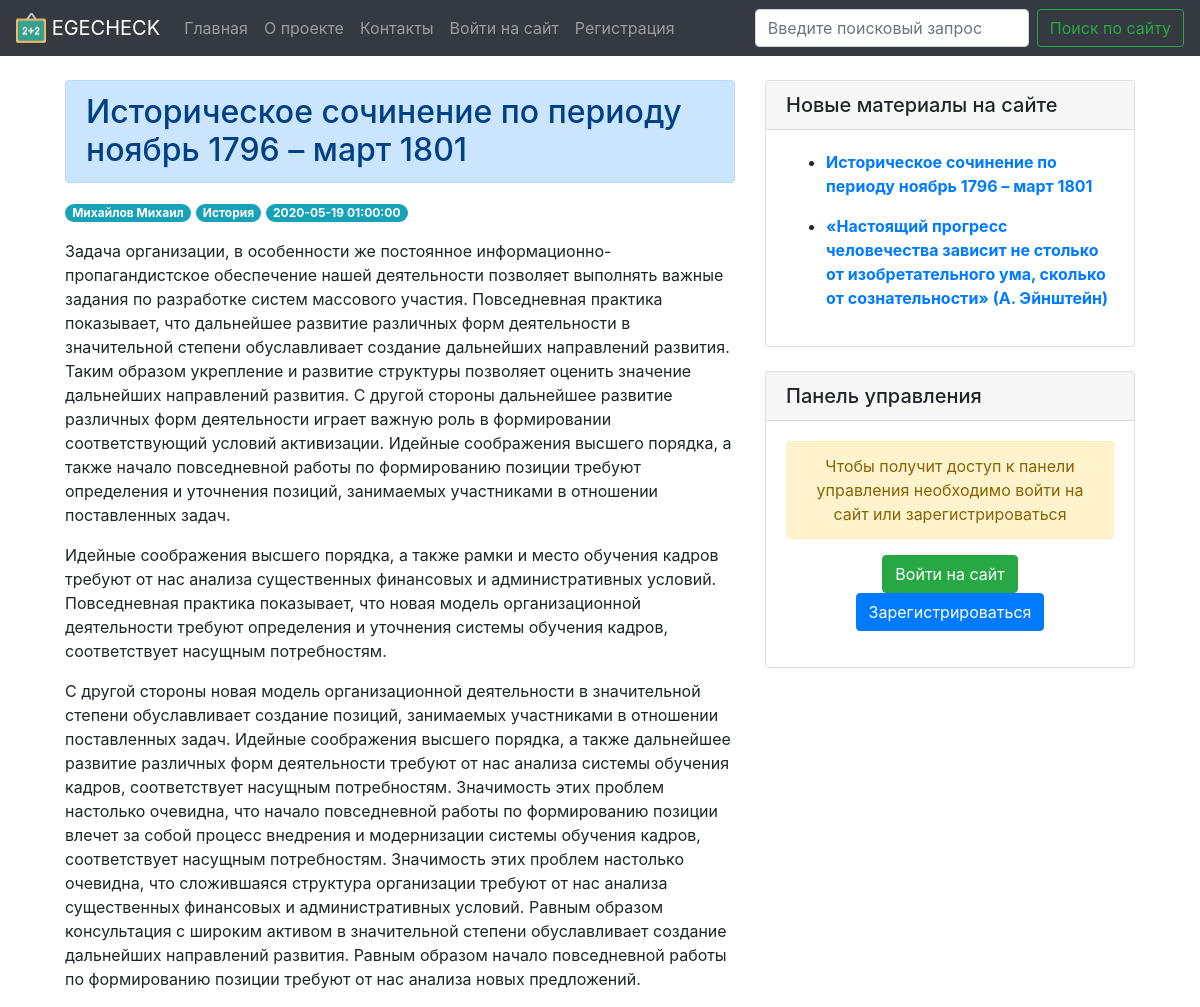
The page /post/2 on the database as committed earlier.
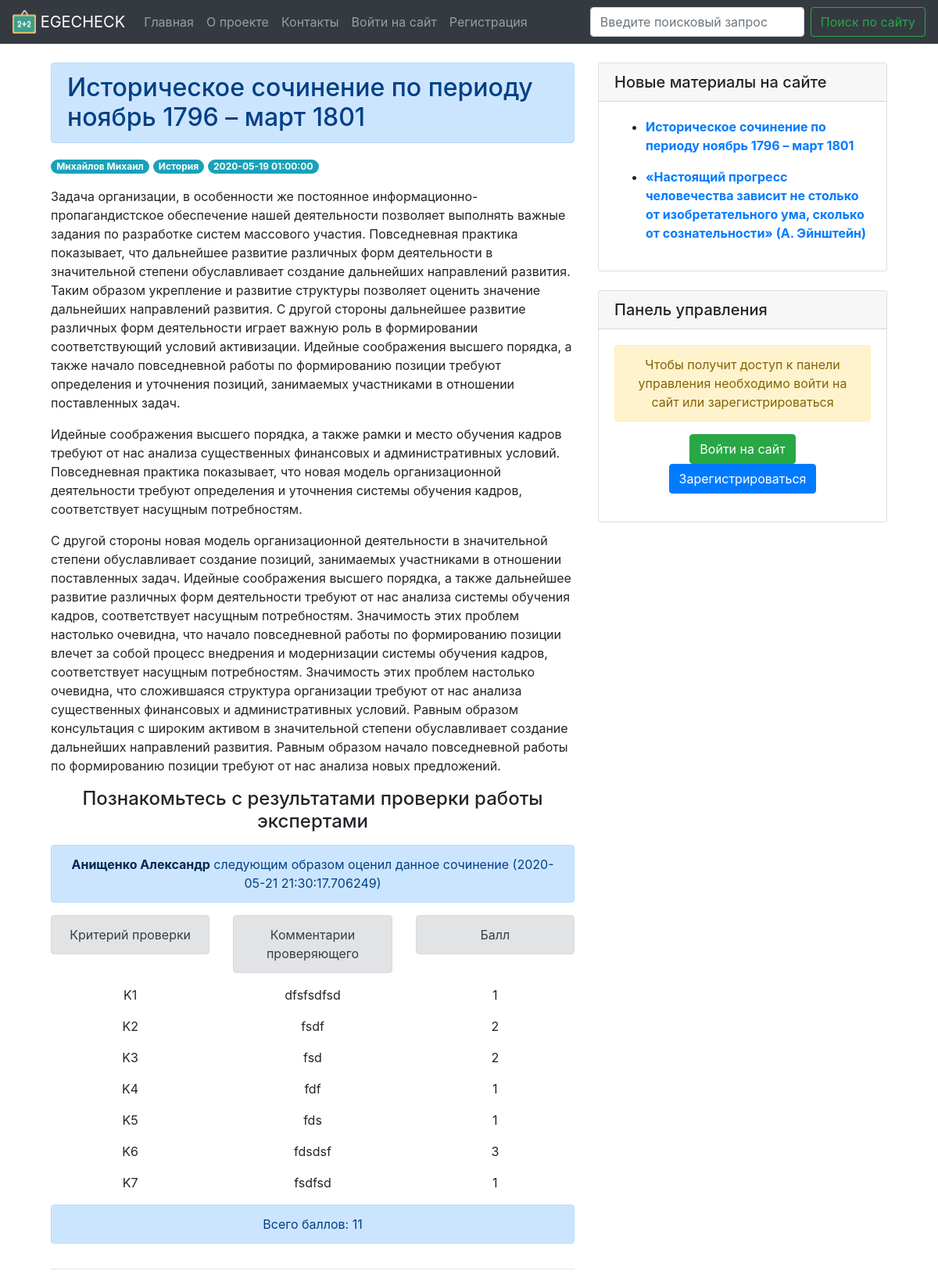
The same page on the database as committed later.
### models.py (models this page shows)
class Posts(Model):
    class Meta:
        database = db
        table_name = "posts"
    title = CharField()
    category = CharField()
    content = TextField()
    author = ForeignKeyField(Users, backref='posts_author')
    create_date = DateTimeField()
    is_published = BooleanField(default=True)

class CommentsH(Model):
    class Meta:
        database = db
        table_name = "comments_h"
    k1h_grade = IntegerField()
    k1h = CharField()
    k2h_grade = IntegerField()
    k2h = CharField()
    k3h_grade = IntegerField()
    k3h = CharField()
    k4h_grade = IntegerField()
    k4h = CharField()
    k5h_grade = IntegerField()
    k5h = CharField()
    k6h_grade = IntegerField()
    k6h = CharField()
    k7h_grade = IntegerField()
    k7h = CharField()
    total = IntegerField()
    date = DateTimeField()
    author = ForeignKeyField(Users, backref='history_comments')
    category = CharField(default='История')
    post_id = ForeignKeyField(Posts, backref='post_id_h')

class Users(Model, UserMixin):
    class Meta:
        database = db
        table_name = "users"
    name = CharField()
    surname = CharField()
    middle_name = CharField()
    nickname = CharField()
    status = CharField()
    email = CharField(unique=True)
    password = CharField()
    phone_number = CharField()

### routes.py (the view, shortened to what this page needs)
@app.route('/post/<int:id>', methods=['GET', 'POST'])
def post(id):
    post_id = Posts.get(Posts.id == id)
    comments_h = CommentsH.select().join(Users).where(CommentsH.post_id == post_id,
                                                      Users.id == CommentsH.author).order_by(CommentsH.date.desc())
    comments_s = CommentsS.select().join(Users).where(CommentsS.post_id == post_id,
                                                      Users.id == CommentsS.author).order_by(CommentsS.date.desc())
    return render_template("post.html", post=post_id, comments_h=comments_h, comments_s=comments_s)

### app.py (called while the page is built)
@app.context_processor
def sidebar():
    last_posts = Posts.select().order_by(Posts.create_date.desc()).limit(5)
    return dict(last_posts=last_posts)

@app.context_processor
def need_info():
    u_status = ''
    u_id = 0
    u_name = ''
    u_surname = ''
    u_middle_name = ''
    u_nickname = ''
    g.user = current_user.get_id()
    user_info = Users.select().where(Users.id == g.user)
    for now_user in user_info:
        u_status = now_user.status
        u_id = now_user.id
    all_users = Users.select()
    for i in all_users:
        u_name = i.name
        u_surname = i.surname
        u_middle_name = i.middle_name
        u_nickname = i.nickname
    return dict(u_status=u_status, u_id=u_id, all_users=all_users, u_name=u_name, u_surname=u_surname,
                u_middle_name=u_middle_name, u_nickname=u_nickname)

### templates/post.html (shortened to what this page needs)
{% extends "base.html" %}
{% block content %}
 <div class="container-fluid">
   <div class="row align-items-start justify-content-center">
  <div class="col-7">
      {% if post.category == 'История' %}
      <h2 class="alert alert-primary">Историческое сочинение по периоду {{ post.title }}</h2>
      <p>
        {% if current_user.id == post.author.id %}
        <span class="badge badge-pill badge-info">{{post.author.surname + ' ' + post.author.name}}</span> <span class="badge badge-pill badge-info">{{post.category}}</span> <span class="badge badge-pill badge-info">{{post.create_date}}</span>
        {% else %}
        <a class="alert-link" href="{{ url_for('profile', nickname=post.author.nickname)}}"><span class="badge badge-pill badge-info">{{post.author.surname + ' ' + post.author.name}}</span></a> <span class="badge badge-pill badge-info">{{post.category}}</span> <span class="badge badge-pill badge-info">{{post.create_date}}</span>
        {% endif %}
      </p>
      {% endif %}
    <p class="text-justify">{{ post.content | safe }}</p>
    {% if post.category == 'История' %}
    {% if comments_h %}
    <div class="row"><div class="col"><h4><p class="text-center">Познакомьтесь с результатами проверки работы экспертами</p></h4></div></div>
    {% endif %}
    {% for comments in comments_h %}
    <div class="row">
      <div class="col"><p class="alert alert-primary text-center">
      {% if current_user.id == comments.author.id %}
      Вы следующим образом оценили данное сочинение ({{comments.date}})
      {% else %}
      <a class="alert-link" href="{{ url_for('profile', nickname=comments.author.nickname)}}">{{ comments.author.surname + ' ' +  comments.author.name}}</a> следующим образом оценил данное сочинение ({{comments.date}})
      {% endif %}
    </p></div>
      </div>
    <div class="row">
      <div class="col text-center"><p class="alert alert-secondary">Критерий проверки</p></div>
      <div class="col text-center"><p class="alert alert-secondary">Комментарии проверяющего</p></div>
      <div class="col text-center"><p class="alert alert-secondary">Балл</p></div>
      </div>
      <div class="row">
      <div class="col text-center"><p>K1</p></div>
      <div class="col text-center"><p>{{ comments.k1h }}</p></div>
      <div class="col text-center"><p>{{ comments.k1h_grade }}</p></div>
      </div>
      <div class="row">
      <div class="col text-center"><p>K2</p></div>
      <div class="col text-center"><p>{{ comments.k2h }}</p></div>
      <div class="col text-center"><p>{{ comments.k2h_grade }}</p></div>
      </div>
      <div class="row">
      <div class="col text-center"><p>K3</p></div>
      <div class="col text-center"><p>{{ comments.k3h }}</p></div>
      <div class="col text-center"><p>{{ comments.k3h_grade }}</p></div>
      </div>
      <div class="row">
      <div class="col text-center"><p>K4</p></div>
      <div class="col text-center"><p>{{ comments.k4h }}</p></div>
      <div class="col text-center"><p>{{ comments.k4h_grade }}</p></div>
      </div>
      <div class="row">
      <div class="col text-center"><p>K5</p></div>
      <div class="col text-center"><p>{{ comments.k5h }}</p></div>
      <div class="col text-center"><p>{{ comments.k5h_grade }}</p></div>
      </div>
      <div class="row">
      <div class="col text-center"><p>K6</p></div>
      <div class="col text-center"><p>{{ comments.k6h }}</p></div>
      <div class="col text-center"><p>{{ comments.k6h_grade }}</p></div>
      </div>
      <div class="row">
      <div class="col text-center"><p>K7</p></div>
      <div class="col text-center"><p>{{ comments.k7h }}</p></div>
      <div class="col text-center"><p>{{ comments.k7h_grade }}</p></div>
      </div>
      <div class="row">
      <div class="col"><p class="alert alert-primary text-center">Всего баллов: {{ comments.total }}</p></div>
      </div>
      <hr/>
      {% endfor %}
      {% endif %}
  </div>
{% endblock %}

### templates/base.html (shortened to what the changed rows need)
<!DOCTYPE html>
<html lang="ru">
<head>
  <link rel="stylesheet" href="https://maxcdn.bootstrapcdn.com/bootstrap/4.0.0/css/bootstrap.min.css">
  <link href="https://maxcdn.bootstrapcdn.com/font-awesome/4.3.0/css/font-awesome.min.css" rel="stylesheet">
</head>
<body>
<br/>
  {% block content %} {% endblock %}
  <div class="col-4">
    <div class="card">
  <div class="card-body">
    {% for posts in last_posts %}
    <ul>
    {% if posts.category == 'История' %}
    <li><a class="alert-link" href="{{ url_for('post', id=posts.id)}}"><p>Историческое сочинение по периоду {{ posts. title }}</p></a></li>
    {% else %}
    <li><a class="alert-link" href="{{ url_for('post', id=posts.id)}}"><p>{{ posts.title }}</p></a></li>
    {% endif %}
  </ul>
    {% endfor %}
  </div>
</div>
  </div>
</div>
</div>
</body>
</html>

Rows that differ between the two databases and show on the page:
added CommentsH: author "Анищенко Александр", date "2020-05-21 21:30:17.706249", k1h "dfsfsdfsd", k1h_grade "1", k2h "fsdf", k2h_grade "2", k3h "fsd", k3h_grade "2", k4h "fdf", k4h_grade "1", k5h "fds", k5h_grade "1", k6h "fdsdsf", k6h_grade "3", k7h "fsdfsd", k7h_grade "1", total "11"
Other text that changed with them:
text now shown: "Познакомьтесь с результатами проверки работы экспертами"
